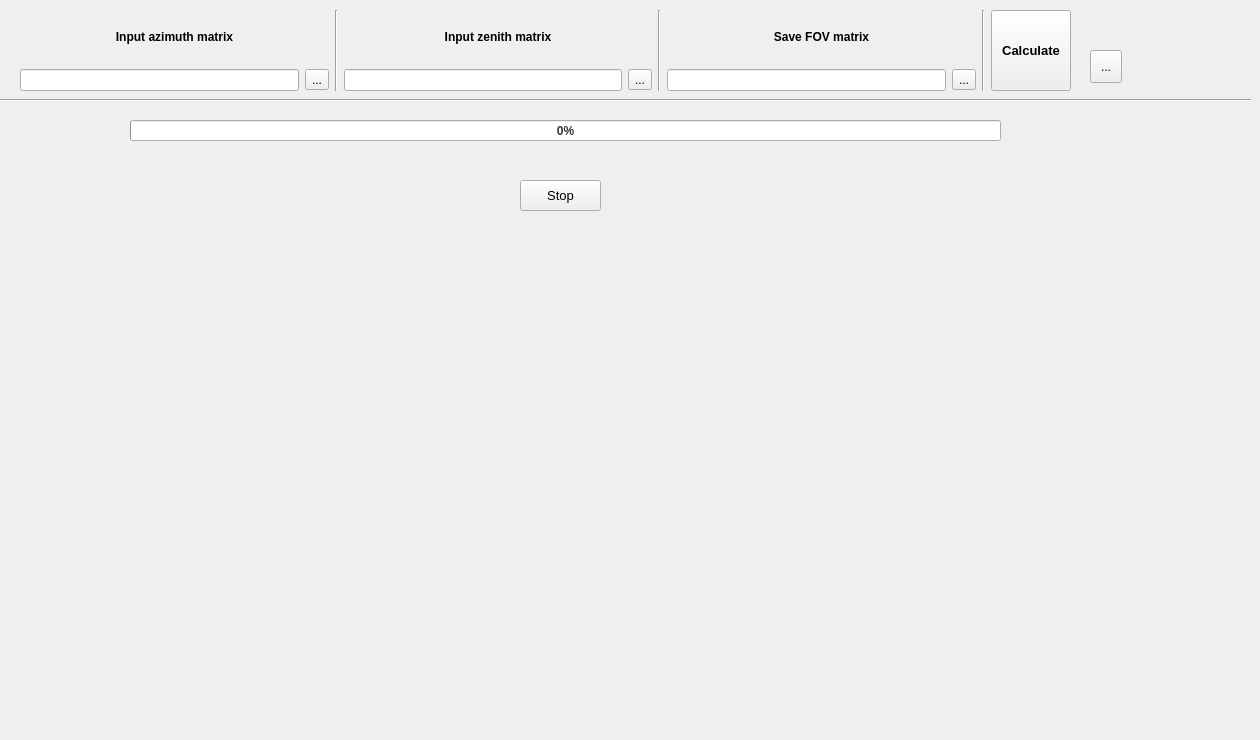
    <widget class="QWidget" name="fov">
     <attribute name="title">
      <string>Calculate FOV matrix</string>
     </attribute>
     <widget class="QWidget" name="fov_widget" native="true">
      <property name="geometry">
       <rect>
        <x>20</x>
        <y>10</y>
        <width>1051</width>
        <height>81</height>
       </rect>
      </property>
      <property name="sizePolicy">
       <sizepolicy hsizetype="Fixed" vsizetype="Fixed">
        <horstretch>0</horstretch>
        <verstretch>0</verstretch>
       </sizepolicy>
      </property>
      <layout class="QHBoxLayout" name="horizontalLayout_10">
       <item>
        <layout class="QVBoxLayout" name="verticalLayout_20">
         <item>
          <widget class="QLabel" name="label_8">
           <property name="font">
            <font>
             <family>Arial</family>
             <weight>75</weight>
             <bold>true</bold>
            </font>
           </property>
           <property name="text">
            <string>Input azimuth matrix</string>
           </property>
           <property name="alignment">
            <set>Qt::AlignCenter</set>
           </property>
          </widget>
         </item>
         <item>
          <layout class="QHBoxLayout" name="horizontalLayout_12">
           <item>
            <widget class="QLineEdit" name="input_azimut_fov"/>
           </item>
           <item>
            <widget class="QToolButton" name="input_azimut_btn">
             <property name="text">
              <string>...</string>
             </property>
            </widget>
           </item>
          </layout>
         </item>
        </layout>
       </item>
       <item>
        <widget class="Line" name="line_16">
         <property name="orientation">
          <enum>Qt::Vertical</enum>
         </property>
        </widget>
       </item>
       <item>
        <layout class="QVBoxLayout" name="verticalLayout_21">
         <item>
          <widget class="QLabel" name="label_9">
           <property name="font">
            <font>
             <family>Arial</family>
             <weight>75</weight>
             <bold>true</bold>
            </font>
           </property>
           <property name="text">
            <string>Input zenith matrix</string>
           </property>
           <property name="alignment">
            <set>Qt::AlignCenter</set>
           </property>
          </widget>
         </item>
         <item>
          <layout class="QHBoxLayout" name="horizontalLayout_13">
           <item>
            <widget class="QLineEdit" name="input_zenit_fov"/>
           </item>
           <item>
            <widget class="QToolButton" name="input_zenit_btn">
             <property name="text">
              <string>...</string>
             </property>
            </widget>
           </item>
          </layout>
         </item>
        </layout>
       </item>
       <item>
        <widget class="Line" name="line_17">
         <property name="orientation">
          <enum>Qt::Vertical</enum>
         </property>
        </widget>
       </item>
       <item>
        <layout class="QVBoxLayout" name="verticalLayout_19">
         <item>
          <widget class="QLabel" name="label_input_files_2">
           <property name="font">
            <font>
             <family>Arial</family>
             <weight>75</weight>
             <bold>true</bold>
            </font>
           </property>
           <property name="text">
            <string>Save FOV matrix</string>
           </property>
           <property name="alignment">
            <set>Qt::AlignCenter</set>
           </property>
          </widget>
         </item>
         <item>
          <layout class="QHBoxLayout" name="horizontalLayout_11">
           <item>
            <widget class="QLineEdit" name="save_fov"/>
           </item>
           <item>
            <widget class="QToolButton" name="save_fov_btn">
             <property name="text">
              <string>...</string>
             </property>
            </widget>
           </item>
          </layout>
         </item>
        </layout>
       </item>
       <item>
        <widget class="Line" name="line_50">
         <property name="orientation">
          <enum>Qt::Vertical</enum>
         </property>
        </widget>
       </item>
       <item>
        <widget class="QPushButton" name="calculate_fov_btn">
         <property name="sizePolicy">
          <sizepolicy hsizetype="Minimum" vsizetype="Expanding">
           <horstretch>0</horstretch>
           <verstretch>0</verstretch>
          </sizepolicy>
         </property>
         <property name="font">
          <font>
           <family>Arial</family>
           <pointsize>10</pointsize>
           <weight>75</weight>
           <bold>true</bold>
          </font>
         </property>
         <property name="text">
          <string>Calculate</string>
         </property>
        </widget>
       </item>
      </layout>
     </widget>
     <widget class="Line" name="line_11">
      <property name="geometry">
       <rect>
        <x>0</x>
        <y>90</y>
        <width>1251</width>
        <height>20</height>
       </rect>
      </property>
      <property name="orientation">
       <enum>Qt::Horizontal</enum>
      </property>
     </widget>
     <widget class="QProgressBar" name="progressBar_fov">
      <property name="geometry">
       <rect>
        <x>130</x>
        <y>120</y>
        <width>871</width>
        <height>21</height>
       </rect>
      </property>
      <property name="sizePolicy">
       <sizepolicy hsizetype="Fixed" vsizetype="Fixed">
        <horstretch>0</horstretch>
        <verstretch>0</verstretch>
       </sizepolicy>
      </property>
      <property name="font">
       <font>
        <weight>75</weight>
        <bold>true</bold>
       </font>
      </property>
      <property name="styleSheet">
       <string notr="true">color: rgb(46, 52, 54)</string>
      </property>
      <property name="value">
       <number>0</number>
      </property>
     </widget>
     <widget class="QLabel" name="fov_matrix_plot">
      <property name="geometry">
       <rect>
        <x>210</x>
        <y>230</y>
        <width>701</width>
        <height>501</height>
       </rect>
      </property>
      <property name="sizePolicy">
       <sizepolicy hsizetype="Fixed" vsizetype="Fixed">
        <horstretch>0</horstretch>
        <verstretch>0</verstretch>
       </sizepolicy>
      </property>
      <property name="text">
       <string/>
      </property>
     </widget>
     <widget class="QLabel" name="remaing">
      <property name="geometry">
       <rect>
        <x>250</x>
        <y>150</y>
        <width>621</width>
        <height>31</height>
       </rect>
      </property>
      <property name="font">
       <font>
        <pointsize>10</pointsize>
       </font>
      </property>
      <property name="text">
       <string/>
      </property>
      <property name="alignment">
       <set>Qt::AlignCenter</set>
      </property>
     </widget>
     <widget class="QToolButton" name="help_fov">
      <property name="geometry">
       <rect>
        <x>1090</x>
        <y>50</y>
        <width>32</width>
        <height>33</height>
       </rect>
      </property>
      <property name="text">
       <string>...</string>
      </property>
      <property name="icon">
       <iconset resource="../img/resource.qrc">
        <normaloff>:/img/ico_help.png</normaloff>:/img/ico_help.png</iconset>
      </property>
      <property name="iconSize">
       <size>
        <width>28</width>
        <height>28</height>
       </size>
      </property>
     </widget>
     <widget class="QPushButton" name="stop_fov">
      <property name="geometry">
       <rect>
        <x>520</x>
        <y>180</y>
        <width>81</width>
        <height>31</height>
       </rect>
      </property>
      <property name="font">
       <font>
        <pointsize>10</pointsize>
       </font>
      </property>
      <property name="text">
       <string>Stop</string>
      </property>
     </widget>
    </widget>
